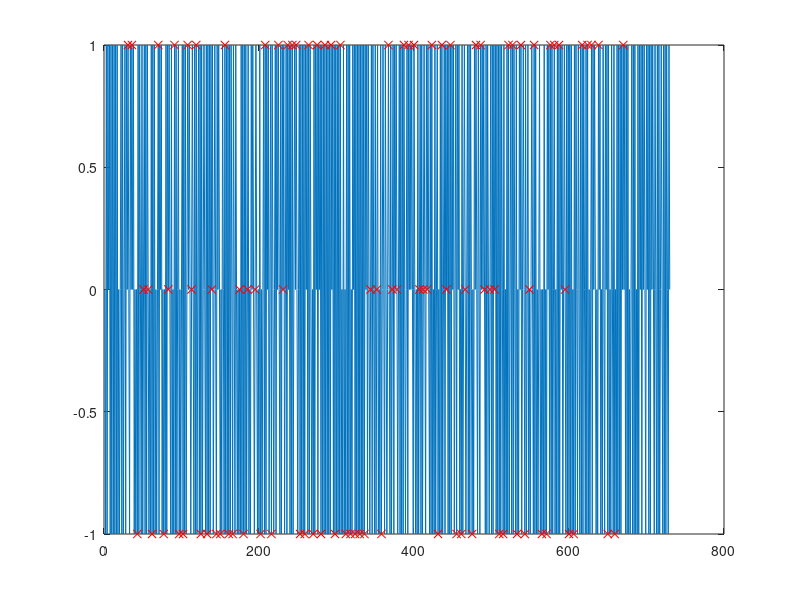

The MATLAB source for this figure: (Note: this script raises an error after producing the figure.)
clc
clear all

len=730;
signbalance=.5;
onevtwo=1/3;
y=zeros(len,1);
y(1)=0;

harshness=5; %Trade-off is structure vs balance. In theory, dynamic harshness dependent on k is the best trade-off and shortest methods section

%% vals "key":
%x
%y
%early pulse mag and +/- direction
%late pulse mag and +/- direction
%pseudorandom white noise magnitude
%shape (-1=none,0=triangle,1=square, 2=circle, 3=inf desired)
%cursor shown (0/1 false/true)

for k=2:len
    if y(k-1)==0
        if rand<signbalance
            y(k)=-1;
            signbalance=signbalance-harshness*1/len;
        else
            y(k)=1;
            signbalance=signbalance+harshness*1/len;
        end
    else
        if rand<onevtwo
            y(k)=0;
            onevtwo=onevtwo-harshness*2/len;
        else
            y(k)=-y(k-1);
            onevtwo=onevtwo+harshness*1/len;
        end
    end
end

diffs=y(2:end)-y(1:end-1);
signbalance=sum(diffs<0)-sum(diffs>0)
onevtwo=sum(abs(diffs)==1)-sum(abs(diffs)==2)


x=[y [0;sign(diffs)] [0;abs(diffs)]];

N=5;
DIR=[-1 1];
DIST=[1 2];
ntypes=5;

%Make a deck
c=0;
for k=1:N
    for kk=1:length(DIR)
        for kkk=1:length(DIST)
            for kkkk=1:ntypes
                c=c+1;
                catme(c).dat=[DIR(kk); DIST(kkk); kkkk];
            end
        end
    end
end
deck=[catme.dat];
deck=deck(:,randperm(size(deck,2)));

c=0;
d=1;
k=inf;
sd2=size(deck,2);
dist=zeros(sd2,1);
while c<len
    c=c+1;
    k=k+1;
    if (k<5)||(c<30)||(d>sd2)
        out(c).dat=[y(c); .5; 0; 0; 0; -1; 1];
        continue
    end

    %if it's k>=7, reshuffle the deck and try again
    if (sum(x(c,2:3)'==deck(1:2,d))~=2)&&(k>5)
        deck(:,d:end)=deck(:,d-1+randperm(sd2-d+1));
    end
    if sum(x(c,2:3)'==deck(1:2,d))~=2
        out(c).dat=[y(c); .5; 0; 0; 0; -1; 1];
        continue
    end

    %[c,k]
    dist(d)=c;
    k=0;
    switch deck(3,d)
        case 1
            out(c).dat=[y(c); .5; 1; 0; 0; -1; 1];
        case 2
            out(c).dat=[y(c); .5; -1; 0; 0; -1; 1];
        case 3
            out(c).dat=[y(c); .5; 0; 1; 0; -1; 1];
        case 4
            out(c).dat=[y(c); .5; 0; -1; 0; -1; 1];
        case 5
            out(c).dat=[y(c); .5; 0; 0; 1; -1; 1];
    end
    d=d+1;
end

figure(1)
clf
plot(1:len,y,dist,y(dist),'rx')
length(out)
size([out.dat])

for s=1:4 %5 warmups on each, cursor shown
    for k=1:5
        c=c+1;
        out(c).dat=[0; 0; 0; 0; 0; s; 1];
    end
end

for s=1:4 %5 warmups on each, cursor not shown
    for k=1:5
        c=c+1;
        out(c).dat=[0; 0; 0; 0; 0; s; 0];
    end
end

SnMag=zeros(2,4*5*20);
k=0;
for s=1:4
    for n=linspace(0,3,5)
        for ITER=1:20
            k=k+1;
            SnMag(:,k)=[n;s];
        end
    end
end
SnMag=SnMag(:,randperm(4*5*20));

for k=1:4*5*20
    c=c+1;
    out(c).dat=[0; 0; 0; 0; SnMag(:,k); 0];
end

o=[out.dat]';
o(1:730,1)=o(1:730,1)*.15-.025;
o(:,3:4)=o(:,3:4)*30;
o(1:730,5)=o(1:730,5)*2;
o=[(1:length(out))' o];
fid=fopen('../Data/input.dat','w');
fprintf(fid,'%5.0f\t%6.4f\t%6.4f\t%6.4f\t%6.4f\t%6.4f\t%1.0f\t%1.0f\n',o');
fclose(fid);
